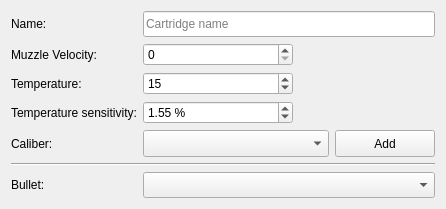
<?xml version="1.0" encoding="UTF-8"?>
<ui version="4.0">
 <class>catalogCartridge</class>
 <widget class="QWidget" name="catalogCartridge">
  <property name="geometry">
   <rect>
    <x>0</x>
    <y>0</y>
    <width>446</width>
    <height>209</height>
   </rect>
  </property>
  <property name="minimumSize">
   <size>
    <width>412</width>
    <height>209</height>
   </size>
  </property>
  <property name="maximumSize">
   <size>
    <width>16777215</width>
    <height>209</height>
   </size>
  </property>
  <property name="windowTitle">
   <string>Form</string>
  </property>
  <layout class="QGridLayout" name="gridLayout">
   <item row="6" column="0">
    <widget class="QLabel" name="label_73">
     <property name="sizePolicy">
      <sizepolicy hsizetype="Preferred" vsizetype="Preferred">
       <horstretch>0</horstretch>
       <verstretch>0</verstretch>
      </sizepolicy>
     </property>
     <property name="text">
      <string>Bullet:</string>
     </property>
    </widget>
   </item>
   <item row="0" column="0">
    <widget class="QLabel" name="label_75">
     <property name="sizePolicy">
      <sizepolicy hsizetype="Fixed" vsizetype="Preferred">
       <horstretch>0</horstretch>
       <verstretch>0</verstretch>
      </sizepolicy>
     </property>
     <property name="maximumSize">
      <size>
       <width>16777215</width>
       <height>16777215</height>
      </size>
     </property>
     <property name="text">
      <string>Name:</string>
     </property>
    </widget>
   </item>
   <item row="2" column="1">
    <widget class="QSpinBox" name="temp">
     <property name="sizePolicy">
      <sizepolicy hsizetype="Preferred" vsizetype="Preferred">
       <horstretch>0</horstretch>
       <verstretch>0</verstretch>
      </sizepolicy>
     </property>
     <property name="maximumSize">
      <size>
       <width>150</width>
       <height>16777215</height>
      </size>
     </property>
     <property name="styleSheet">
      <string notr="true"/>
     </property>
     <property name="suffix">
      <string/>
     </property>
     <property name="value">
      <number>15</number>
     </property>
    </widget>
   </item>
   <item row="1" column="0">
    <widget class="QLabel" name="label_70">
     <property name="sizePolicy">
      <sizepolicy hsizetype="Fixed" vsizetype="Preferred">
       <horstretch>0</horstretch>
       <verstretch>0</verstretch>
      </sizepolicy>
     </property>
     <property name="maximumSize">
      <size>
       <width>16777215</width>
       <height>16777215</height>
      </size>
     </property>
     <property name="text">
      <string>Muzzle Velocity:</string>
     </property>
    </widget>
   </item>
   <item row="2" column="0">
    <widget class="QLabel" name="label_71">
     <property name="sizePolicy">
      <sizepolicy hsizetype="Fixed" vsizetype="Preferred">
       <horstretch>0</horstretch>
       <verstretch>0</verstretch>
      </sizepolicy>
     </property>
     <property name="maximumSize">
      <size>
       <width>16777215</width>
       <height>16777215</height>
      </size>
     </property>
     <property name="text">
      <string>Temperature:</string>
     </property>
    </widget>
   </item>
   <item row="3" column="0">
    <widget class="QLabel" name="label_72">
     <property name="sizePolicy">
      <sizepolicy hsizetype="Preferred" vsizetype="Preferred">
       <horstretch>0</horstretch>
       <verstretch>0</verstretch>
      </sizepolicy>
     </property>
     <property name="text">
      <string>Temperature sensitivity:</string>
     </property>
    </widget>
   </item>
   <item row="4" column="0">
    <widget class="QLabel" name="label_74">
     <property name="sizePolicy">
      <sizepolicy hsizetype="Preferred" vsizetype="Preferred">
       <horstretch>0</horstretch>
       <verstretch>0</verstretch>
      </sizepolicy>
     </property>
     <property name="text">
      <string>Caliber:</string>
     </property>
    </widget>
   </item>
   <item row="3" column="1">
    <widget class="QDoubleSpinBox" name="ts">
     <property name="sizePolicy">
      <sizepolicy hsizetype="Preferred" vsizetype="Preferred">
       <horstretch>0</horstretch>
       <verstretch>0</verstretch>
      </sizepolicy>
     </property>
     <property name="maximumSize">
      <size>
       <width>150</width>
       <height>16777215</height>
      </size>
     </property>
     <property name="suffix">
      <string> %</string>
     </property>
     <property name="decimals">
      <number>2</number>
     </property>
     <property name="maximum">
      <double>100.000000000000000</double>
     </property>
     <property name="singleStep">
      <double>0.010000000000000</double>
     </property>
     <property name="value">
      <double>1.550000000000000</double>
     </property>
    </widget>
   </item>
   <item row="4" column="1">
    <widget class="QComboBox" name="caliber">
     <property name="sizePolicy">
      <sizepolicy hsizetype="Expanding" vsizetype="Expanding">
       <horstretch>0</horstretch>
       <verstretch>0</verstretch>
      </sizepolicy>
     </property>
    </widget>
   </item>
   <item row="4" column="2">
    <widget class="QPushButton" name="pushButton">
     <property name="sizePolicy">
      <sizepolicy hsizetype="Maximum" vsizetype="Preferred">
       <horstretch>0</horstretch>
       <verstretch>0</verstretch>
      </sizepolicy>
     </property>
     <property name="minimumSize">
      <size>
       <width>100</width>
       <height>0</height>
      </size>
     </property>
     <property name="text">
      <string>Add</string>
     </property>
    </widget>
   </item>
   <item row="0" column="1" colspan="2">
    <widget class="QLineEdit" name="cartridgeName">
     <property name="sizePolicy">
      <sizepolicy hsizetype="Expanding" vsizetype="Expanding">
       <horstretch>0</horstretch>
       <verstretch>0</verstretch>
      </sizepolicy>
     </property>
     <property name="minimumSize">
      <size>
       <width>200</width>
       <height>0</height>
      </size>
     </property>
     <property name="sizeIncrement">
      <size>
       <width>0</width>
       <height>0</height>
      </size>
     </property>
     <property name="baseSize">
      <size>
       <width>0</width>
       <height>0</height>
      </size>
     </property>
     <property name="styleSheet">
      <string notr="true"/>
     </property>
     <property name="text">
      <string notr="true"/>
     </property>
     <property name="maxLength">
      <number>20</number>
     </property>
     <property name="frame">
      <bool>true</bool>
     </property>
     <property name="alignment">
      <set>Qt::AlignLeading|Qt::AlignLeft|Qt::AlignVCenter</set>
     </property>
     <property name="placeholderText">
      <string>Cartridge name</string>
     </property>
    </widget>
   </item>
   <item row="5" column="0" colspan="3">
    <widget class="Line" name="line">
     <property name="orientation">
      <enum>Qt::Horizontal</enum>
     </property>
    </widget>
   </item>
   <item row="6" column="1" colspan="2">
    <widget class="QComboBox" name="bullet">
     <property name="sizePolicy">
      <sizepolicy hsizetype="Preferred" vsizetype="Expanding">
       <horstretch>0</horstretch>
       <verstretch>0</verstretch>
      </sizepolicy>
     </property>
    </widget>
   </item>
   <item row="1" column="1">
    <widget class="QSpinBox" name="mv">
     <property name="sizePolicy">
      <sizepolicy hsizetype="Preferred" vsizetype="Preferred">
       <horstretch>0</horstretch>
       <verstretch>0</verstretch>
      </sizepolicy>
     </property>
     <property name="maximumSize">
      <size>
       <width>150</width>
       <height>16777215</height>
      </size>
     </property>
     <property name="styleSheet">
      <string notr="true"/>
     </property>
     <property name="maximum">
      <number>10000</number>
     </property>
     <property name="value">
      <number>0</number>
     </property>
    </widget>
   </item>
  </layout>
 </widget>
 <resources>
  <include location="../.rsrc/res.qrc"/>
 </resources>
 <connections/>
</ui>
